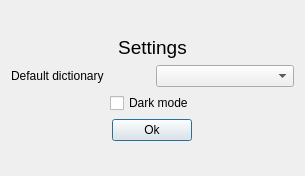
<?xml version="1.0" encoding="UTF-8"?>
<ui version="4.0">
 <class>GeniusSettings</class>
 <widget class="QDialog" name="GeniusSettings">
  <property name="geometry">
   <rect>
    <x>0</x>
    <y>0</y>
    <width>305</width>
    <height>176</height>
   </rect>
  </property>
  <property name="windowTitle">
   <string>Settings</string>
  </property>
  <layout class="QVBoxLayout" name="verticalLayout">
   <item>
    <spacer name="verticalSpacer_2">
     <property name="orientation">
      <enum>Qt::Vertical</enum>
     </property>
     <property name="sizeHint" stdset="0">
      <size>
       <width>20</width>
       <height>3</height>
      </size>
     </property>
    </spacer>
   </item>
   <item>
    <widget class="QLabel" name="labelSettingsTitle">
     <property name="font">
      <font>
       <pointsize>14</pointsize>
      </font>
     </property>
     <property name="text">
      <string>Settings</string>
     </property>
     <property name="alignment">
      <set>Qt::AlignCenter</set>
     </property>
    </widget>
   </item>
   <item>
    <layout class="QHBoxLayout" name="horizontalLayout">
     <item>
      <widget class="QLabel" name="labelDictSetting">
       <property name="sizePolicy">
        <sizepolicy hsizetype="Minimum" vsizetype="Minimum">
         <horstretch>0</horstretch>
         <verstretch>0</verstretch>
        </sizepolicy>
       </property>
       <property name="text">
        <string>Default dictionary</string>
       </property>
      </widget>
     </item>
     <item>
      <widget class="QComboBox" name="comboBoxDictSetting">
       <property name="sizePolicy">
        <sizepolicy hsizetype="Minimum" vsizetype="Fixed">
         <horstretch>0</horstretch>
         <verstretch>0</verstretch>
        </sizepolicy>
       </property>
      </widget>
     </item>
    </layout>
   </item>
   <item>
    <layout class="QHBoxLayout" name="horizontalLayout_2">
     <item alignment="Qt::AlignHCenter">
      <widget class="QCheckBox" name="checkBoxDarkMode">
       <property name="text">
        <string>Dark mode</string>
       </property>
      </widget>
     </item>
    </layout>
   </item>
   <item alignment="Qt::AlignHCenter">
    <widget class="QPushButton" name="buttonOk">
     <property name="text">
      <string>Ok</string>
     </property>
     <property name="icon">
      <iconset theme="checkbox">
       <normaloff>.</normaloff>.</iconset>
     </property>
    </widget>
   </item>
   <item>
    <spacer name="verticalSpacer">
     <property name="orientation">
      <enum>Qt::Vertical</enum>
     </property>
     <property name="sizeHint" stdset="0">
      <size>
       <width>20</width>
       <height>4</height>
      </size>
     </property>
    </spacer>
   </item>
  </layout>
 </widget>
 <resources/>
 <connections/>
</ui>
